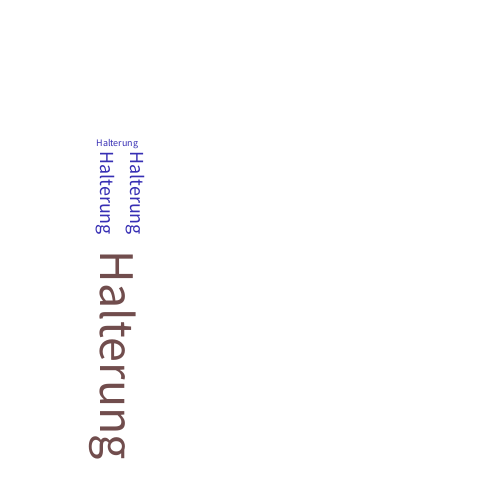
Frame 1 (no input)
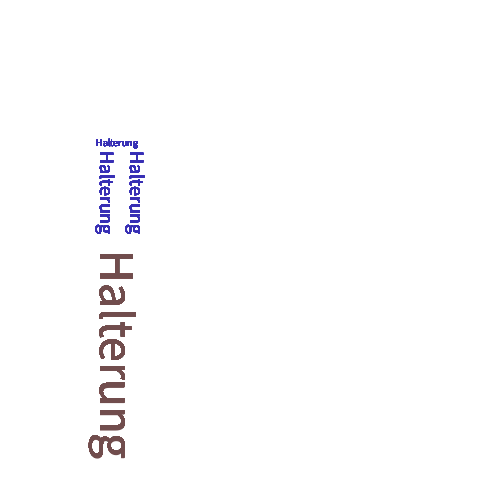
Frame 60 (the mouse pressed at the canvas centre just before this capture)
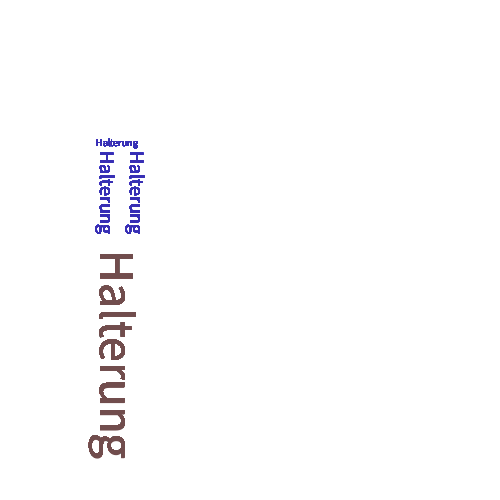
Frame 120 (the mouse held since frame 60 and released just before this capture)

The Processing sketch that drew these frames (run headless with seeded random() and noise(); from frame 60 on, the mouse is pressed at the canvas centre):

// Processing sketch: processing_183842
// ── processing_183842.pde

int i;

void setup() {
  size(500, 500);
  background(255);
}


void draw() {

  translate(width/2, height/2);
  textSize(50);
  rotate(radians(90));
  fill(#714D4D);
  text("Halterung", 0, 150);

  textSize(20);
  fill(#372FB4);
  text("Halterung", -100, 120);
  text("Halterung", -100, 150);
  textSize(10);
  rotate(radians(270));
  text("Halterung", -155, -105);

if (mouseButton == LEFT) {
  for (int i=0; i < 360; i+=20); 
  {  

    float a = sin(millis()/380.0+i)*10;
    float b = sin(millis()/320.0+i)*20;

    background(255);
    textSize(10);
    fill(#5AD5D8);
    
    text("SEIFEN", -140+frameCount*2, -80+b);
    text("BLASE", -140+frameCount*2, -70+b);
    
    text("SEIFEN", -90+frameCount*2, -60+a);
    text("BLASE", -90+frameCount*2, -50+a);

    if (frameCount > 250) {
      frameCount = 0;
    }

    pushMatrix();
    //translate(width/2,height/2);
    textSize(50);
    rotate(radians(90));
    fill(#714D4D);
    text("Halterung", 0, 150);

    textSize(20);
    fill(#372FB4);
    text("Halterung", -100, 120);
    text("Halterung", -100, 150);
    textSize(10);
    rotate(radians(270));
    text("Halterung", -155, -105);
    popMatrix();
  }
}
}
